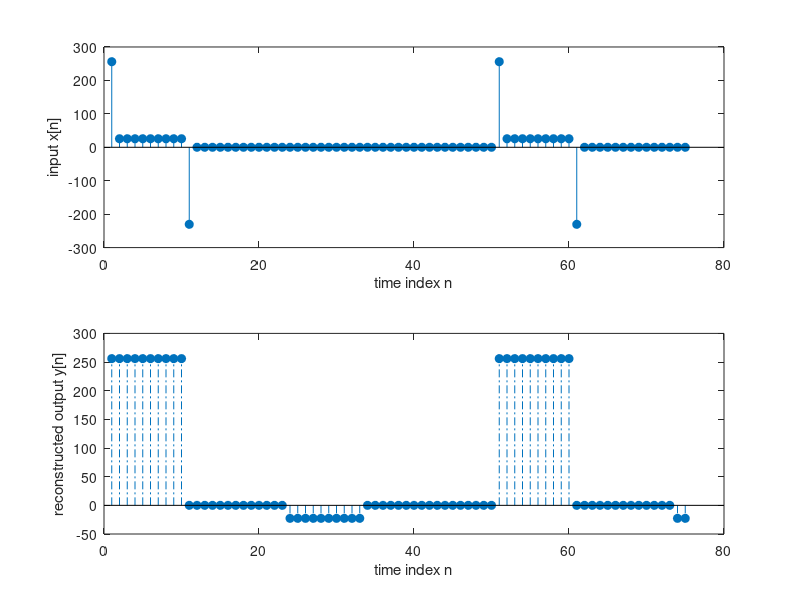
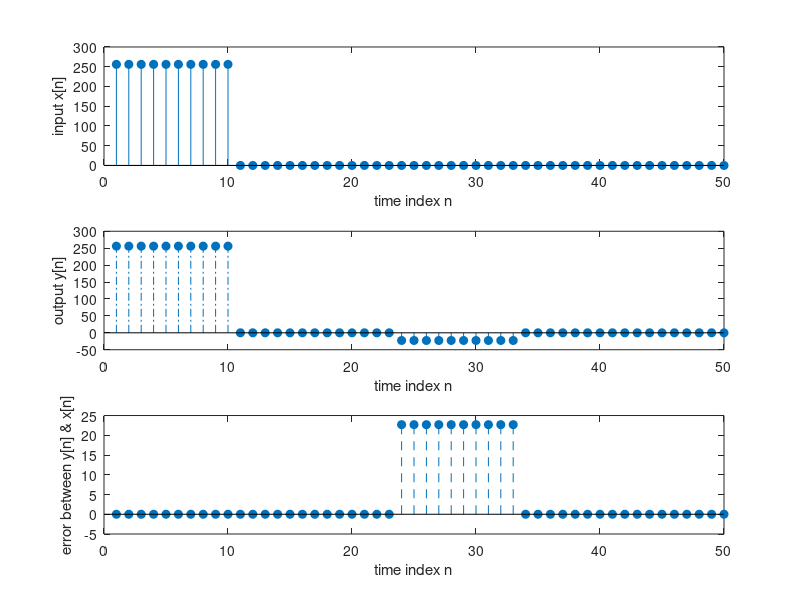

The MATLAB script that drew these images, in order:
clear
clc

% Part a & b
bb = [1 -0.9]; % Filter coefficient
xx = 256*(rem(0:100,50)<10); % Length of 10 pulse
first = 1; 
last = 75;
nn = first:last;

subplot(2,1,1);
ww = filter(bb, 1, xx); % Apply FIR filter using filter function
stem(nn, ww(nn), 'filled');
xlabel('time index n');
ylabel('input x[n]');

M = 22;
r = 0.9;
l = 0:M;
second_filter_coeff = r.^l;
yy = filter(second_filter_coeff, 1, ww); % Apply second FIR filter
subplot(2,1,2);
stem(nn, yy(nn), 'filled', '-.');
xlabel('time index n');
ylabel('reconstructed output y[n]');
figure
% Part c
bb = [1 -0.9]; % Filter coefficient
xx = 256*(rem(0:100,50)<10); % Length of 10 pulse
first = 1; 
last = 50;
nn = first:last;

subplot(3,1,1);
ww = filter(bb, 1, xx); % Apply FIR filter using filter function
stem(nn, xx(nn), 'filled');
xlabel('time index n');
ylabel('input x[n]');

M = 22;
r = 0.9;
l = 0:M;
second_filter_coeff = r.^l;
yy = filter(second_filter_coeff, 1, ww); % Apply second FIR filter
subplot(3,1,2);
stem(nn, yy(nn), 'filled', '-.');
xlabel('time index n');
ylabel('output y[n]');

err = xx(nn) - yy(nn); % Calculate the error
subplot(3,1,3);
stem(nn, err, 'filled', '--');
xlabel('time index n');
ylabel('error between y[n] & x[n]');
disp('Max error: ');
disp(max(err)); % Display the maximum error
